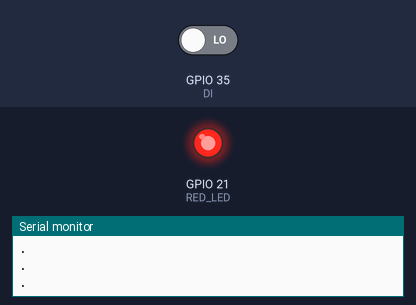
A sketch run on a simulated ESP32. On the bench: output pins drawn as LEDs (lit = HIGH), the last lines printed to the serial monitor. The inputs (shaded band) are chosen by the test bench; at power-on: GPIO 35 (DI) LOW.

Above: at 1.2 s.
1.3 s: GPIO 35 (DI) driven HIGH
At 2.2 s:
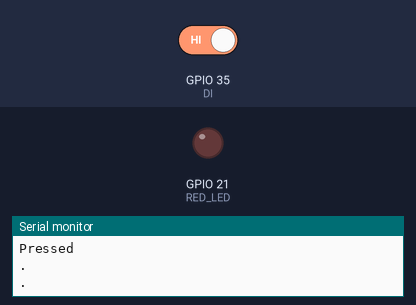
2.8 s: GPIO 35 (DI) driven LOW
At 3.3 s:
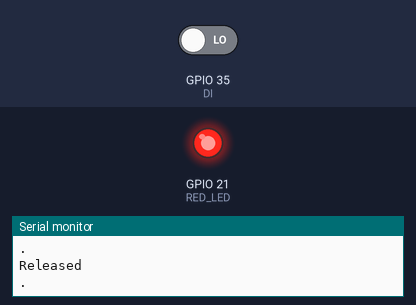
Timing chart, 0 to 5.8 s (numbered marks = the images above; inputs shaded):
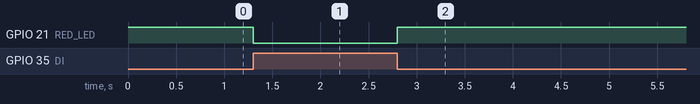

Measured:
- after the input at 1.3 s, GPIO 21 (RED_LED): HIGH → LOW at once
- after the input at 2.8 s, GPIO 21 (RED_LED): LOW → HIGH at once

The sketch:

button_interrupt.ino
```cpp
#define DI 35
#define RED_LED 21

/*
 * Cr. Chatpeth Kenanan
 * Nexpie Hatyai
 *
 * Interrupt state
 * LOW to trigger the interrupt whenever the pin is low,
 * CHANGE to trigger the interrupt whenever the pin changes value
 * RISING to trigger when the pin goes from low to high,
 * FALLING for when the pin goes from high to low.
 */

const byte interruptPin = DI;
const byte ledPin = RED_LED;
volatile byte state = LOW;

void setup() {
  // put your setup code here, to run once:
  Serial.begin(115000);
  pinMode(DI, INPUT);
  pinMode(RED_LED, OUTPUT);
  digitalWrite(RED_LED, !state);
  attachInterrupt(digitalPinToInterrupt(interruptPin), blink, CHANGE);
}

void loop() {
  Serial.println(".");
  delay(500);
}

void blink() {
  state = !state;
  digitalWrite(ledPin, !state);
  if(state == HIGH)
  {
    Serial.println("Pressed");
  }
  else
  {
    Serial.println("Released");
  }
}
```
